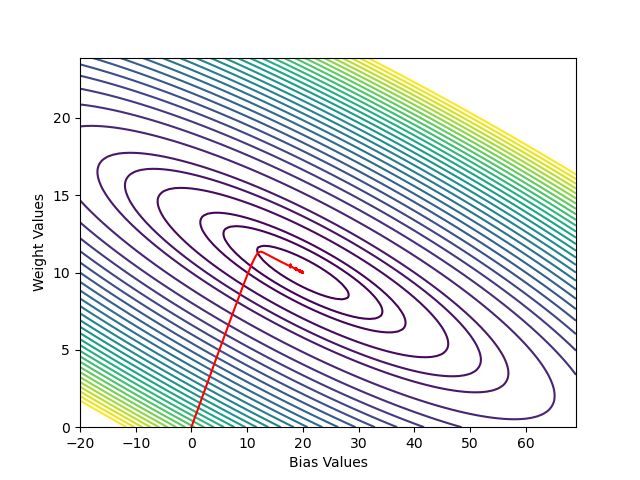

This chart was generated by the following Python code:
print("\n")

import numpy as np
import matplotlib.pyplot as plt
np.random.seed(0)    # For repeatability

class Dense_Layer:
    def __init__(self, n_inputs, n_neurons):
        self.weights = 0.01 * np.random.randn(n_inputs, n_neurons)
        self.biases = np.zeros([1, n_neurons])

    def forward(self, inputs):    # inputs is X
        self.inputs = inputs
        self.outputs = np.dot(inputs, self.weights) + self.biases

    def backward(self, dvalues):    # dvalues is .dinputs from cost function
        self.dweights = np.dot(self.inputs.T, dvalues)
        self.dbiases = np.sum(dvalues, axis=0, keepdims=True)

class MAE_Cost:
    def forward(self, y_pred, y_true):    # y_pred is prediction from model, y_true is the answer
        return np.mean(np.abs(y_pred - y_true))

    def backward(self, y_pred, y_true):
        self.dinputs = np.sign(y_pred - y_true) / y_pred.size

class MSE_Cost:
    def forward(self, y_pred, y_true):
        return np.mean(np.square(y_pred - y_true))

    def backward(self, y_pred, y_true):
        self.dinputs = (2 / y_pred.size) * (y_pred - y_true)

class RMSProp_Optimizer:
    def __init__(self, learning_rate, rho=0.9, eps=1e-7):    # rho is decay rate
        self.lr = learning_rate
        self.rho = rho
        self.eps = eps
    
    def update_params(self, layer):    # dense layer
        # if layer does not have the attribute "cache_weights",
        # meaning that the layer also does not have the attribute "cache_biases",
        # so let's initialize those attributes with cache as 0
        if hasattr(layer, "cache_weights") == False:
            layer.cache_weights = np.zeros_like(layer.weights)
            layer.cache_biases = np.zeros_like(layer.biases)
        
        layer.cache_weights = (layer.cache_weights * self.rho) + ((1 - self.rho) * layer.dweights ** 2)
        layer.cache_biases = (layer.cache_biases * self.rho) + ((1 - self.rho) * layer.dbiases ** 2)

        layer.weights += (self.lr / (np.sqrt(layer.cache_weights) + self.eps)) * -layer.dweights
        layer.biases += (self.lr / (np.sqrt(layer.cache_biases) + self.eps)) * -layer.dbiases


class Learning_Rate_Decayer:
    def __init__(self, optimizer, decay_factor):
        self.epochs = 0
        self.optimizer = optimizer
        self.initial_lr = optimizer.lr
        self.decay_factor = decay_factor

    def update_learning_rate(self):
        self.epochs += 1
        self.optimizer.lr = self.initial_lr / (1 + (self.decay_factor * self.epochs))


# hours studied
X = np.array([[0], [1], [2], [3], [4], [5], [6], [7], [8]])    # one input feature for each example
# percentage
y = np.array([[20], [30], [40], [50], [60], [70], [80], [90], [100]])    # one output feature for each example

mse = MSE_Cost()    # define cost function
model = Dense_Layer(1, 1)    # 1 input feature, 1 neuron (output feature)
optimizer = RMSProp_Optimizer(0.2)    # learning rate of 0.2
decayer = Learning_Rate_Decayer(optimizer, 0.01)

model.forward(X)
print(model.weights, model.biases)
cost_history, lr_history = [], []    # append to this list in the loop
weight_history, bias_history = [], []    # append in loop
print("Original Cost:", mse.forward(model.outputs, y))

for epochs in range(400):
    # forward pass
    model.forward(X)
    weight_history.append(float(model.weights))
    bias_history.append(float(model.biases))
    cost_history.append(mse.forward(model.outputs, y))
    lr_history.append(optimizer.lr)

    # backward pass
    mse.backward(model.outputs, y)
    model.backward(mse.dinputs)

    # update parameters & learning rate
    optimizer.update_params(model)
    decayer.update_learning_rate()

# Check New Cost
model.forward(X)
weight_history.append(float(model.weights))
bias_history.append(float(model.biases))
print(model.weights, model.biases)
cost_history.append(mse.forward(model.outputs, y))
print("New Cost:", cost_history[-1])
lr_history.append(optimizer.lr)

# Creating Lists of possible parameter values
possible_w = np.arange(0, 24, 0.1)
possible_b = np.arange(-20, 70, 1)

# Get cost values using combinations of possible parameter values
costs = np.empty([len(possible_w), len(possible_b)])    # placeholder of cost values
for w in range(len(possible_w)):
    for b in range(len(possible_b)):
        model.weights[0, 0] = possible_w[w]
        model.biases[0, 0] = possible_b[b]

        model.forward(X)
        costs[w, b] = float(mse.forward(model.outputs, y))


# Setup for Plotting
fig = plt.figure()
levels = list(np.arange(20, 100, 40))
levels.extend(list(np.arange(100, 400, 100)))
levels.extend(list(np.arange(400, 6000, 200)))

# Plotting
plt.contour(possible_b, possible_w, costs, levels=levels)
plt.plot(bias_history, weight_history, color='red')
plt.xlabel("Bias Values")
plt.ylabel("Weight Values")
plt.savefig("contour3.png")
plt.close()

print("\n")
